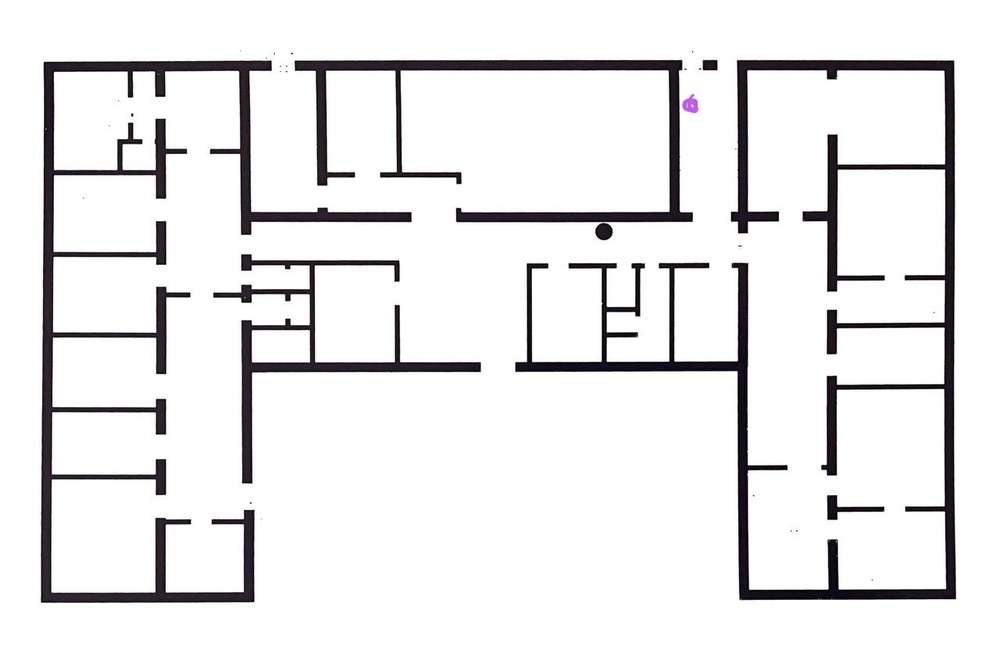
#> input picture plan.jpg, 1000 x 653 px, shrunk from 1280 x 836 before the run
$ python plan-converter.py
#> lines starting #> are read from the running program, lines starting #| are printed output that depends on the picture; after the words box and inside, x2 and y2 are one past the last pixel; in counts of white or black regions, pixels touching at a corner belong together
import cv2
import json
import numpy as np
import pytesseract
from pytesseract import Output

# Load the image
image_path = "plan.jpg"
image = cv2.imread(image_path, cv2.IMREAD_GRAYSCALE)
#> image: shape (653, 1000); min 0, max 255, mean 231.7

# Threshold the image to get a binary image
_, binary_image = cv2.threshold(image, 128, 255, cv2.THRESH_BINARY)
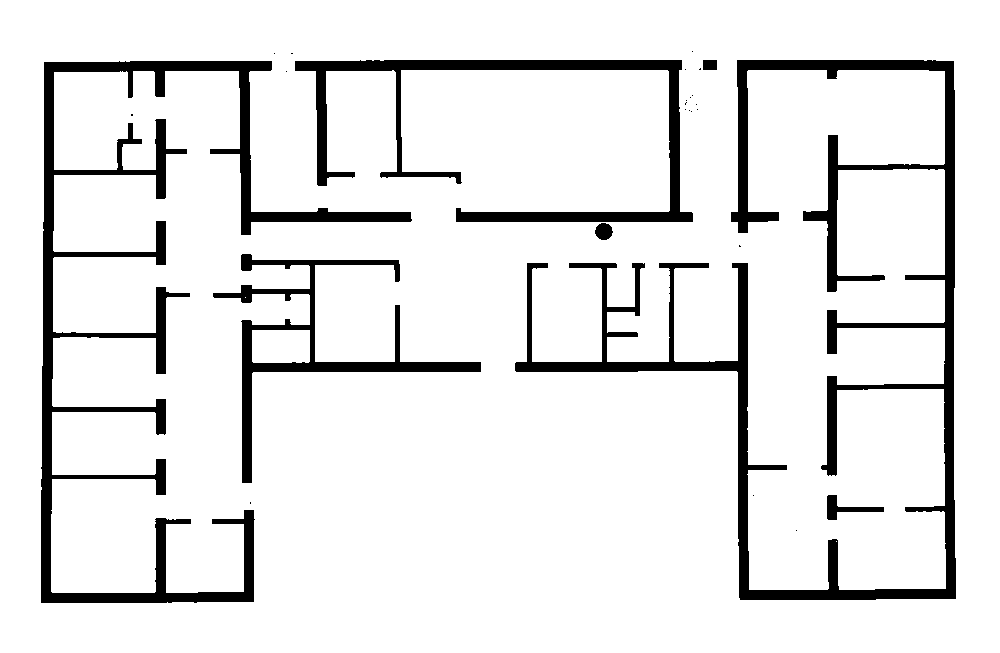
#> binary_image: shape (653, 1000); 90.1% white; 27 black regions (20 under 20 px), largest, box (x1, y1, x2, y2) and area: (515, 60, 956, 600) 25637, (41, 61, 412, 603) 21182, (295, 60, 693, 222) 10005

# Find contours
contours, _ = cv2.findContours(binary_image, cv2.RETR_EXTERNAL, cv2.CHAIN_APPROX_SIMPLE)
#> contours = [[[0, 0], [0, 652], [999, 652], [999, 0]]]

# Initialize an empty list to store the rooms
rooms = []

# Loop through the contours and create rooms
for contour in contours:
    x, y, w, h = cv2.boundingRect(contour)
    if w > 50 and h > 50:  # Filter out small contours
        room = {
            "type": "Feature",
            "properties": {
                "name": f"Room {len(rooms) + 1}"
            },
            "geometry": {
                "type": "Polygon",
                "coordinates": [[
                    [x, y],
                    [x + w, y],
                    [x + w, y + h],
                    [x, y + h],
                    [x, y]
                ]]
            }
        }
        rooms.append(room)
#> this loop made 1 pass
#> (contour, x, y, w, h) on pass 1: ([[0, 0], [0, 652], [999, 652], [999, 0]], 0, 0, 1000, 653)
#> after the loop, rooms = 1 item

# Create the GeoJSON structure
geojson = {
    "type": "FeatureCollection",
    "features": rooms
}

# Save the GeoJSON to a file
output_path = "plan.json"
with open(output_path, 'w') as json_file:
    json.dump(geojson, json_file)
